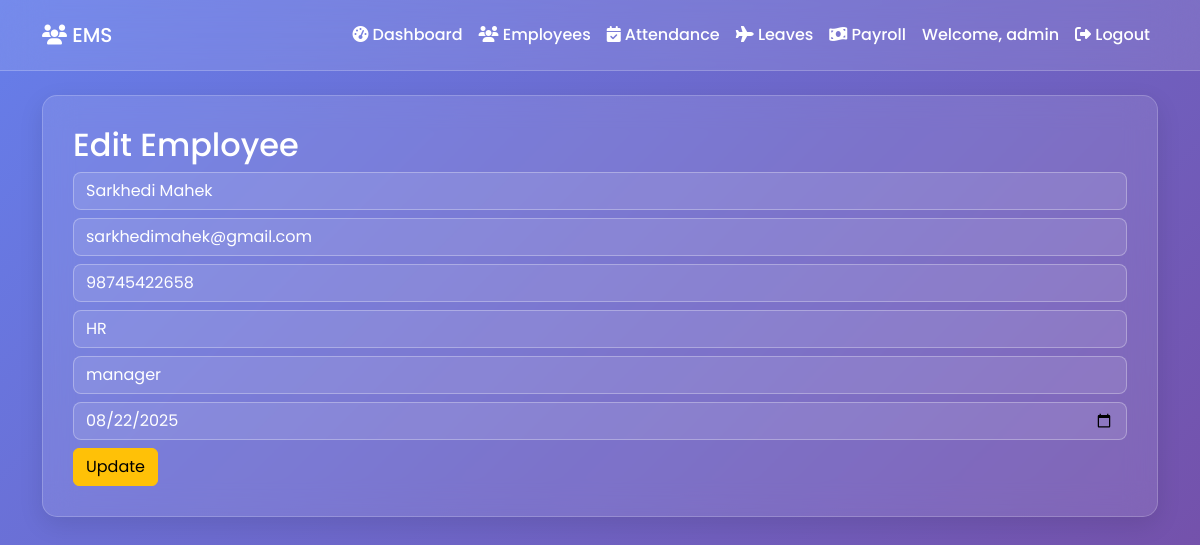
/admin/employees_edit.php?id=7 (signed in), run on the app's committed database.
### tables this page shows
CREATE TABLE `employees` (
  `id` int(11) NOT NULL,
  `user_id` int(11) NOT NULL,
  `full_name` varchar(100) NOT NULL,
  `email` varchar(100) DEFAULT NULL,
  `phone` varchar(20) DEFAULT NULL,
  `department` varchar(50) DEFAULT NULL,
  `salary` decimal(10,2) NOT NULL,
  `position` varchar(50) DEFAULT NULL,
  `join_date` date DEFAULT NULL,
  `created_at` timestamp NOT NULL DEFAULT current_timestamp()
);

### admin/employees_edit.php (the view, shortened to what this page needs)
<?php
require '../config/db.php';
include '../includes/header.php';
$id = $_GET['id'];
$stmt = $pdo->prepare("SELECT * FROM employees WHERE id=?");
$stmt->execute([$id]);
$emp = $stmt->fetch(PDO::FETCH_ASSOC);
?>
<h2>Edit Employee</h2>
<form method="POST">
    <input type="text" name="full_name" value="<?= $emp['full_name']; ?>" class="form-control mb-2">
    <input type="email" name="email" value="<?= $emp['email']; ?>" class="form-control mb-2">
    <input type="text" name="phone" value="<?= $emp['phone']; ?>" class="form-control mb-2">
    <input type="text" name="department" value="<?= $emp['department']; ?>" class="form-control mb-2">
    <input type="text" name="position" value="<?= $emp['position']; ?>" class="form-control mb-2">
    <input type="date" name="join_date" value="<?= $emp['join_date']; ?>" class="form-control mb-2">
    <button type="submit" class="btn btn-warning">Update</button>
</form>
<?php include '../includes/footer.php'; ?>

### includes/header.php (style rules this page uses)
body { font-family: 'Poppins', sans-serif; background: linear-gradient(135deg, #667eea 0%, #764ba2 100%); min-height: 100vh; margin: 0; }
.form-control { background: rgba(255, 255, 255, 0.1); border: 1px solid rgba(255, 255, 255, 0.3); color: white; border-radius: 8px; }
.form-control::placeholder { color: rgba(255, 255, 255, 0.7); }

### data on the page
employees: full_name "Sarkhedi Mahek", email "sarkhedimahek@gmail.com", phone "98745422658", department "HR", position "manager", join_date "08/22/2025"

### other printed values
$_SESSION['username'] "admin"
